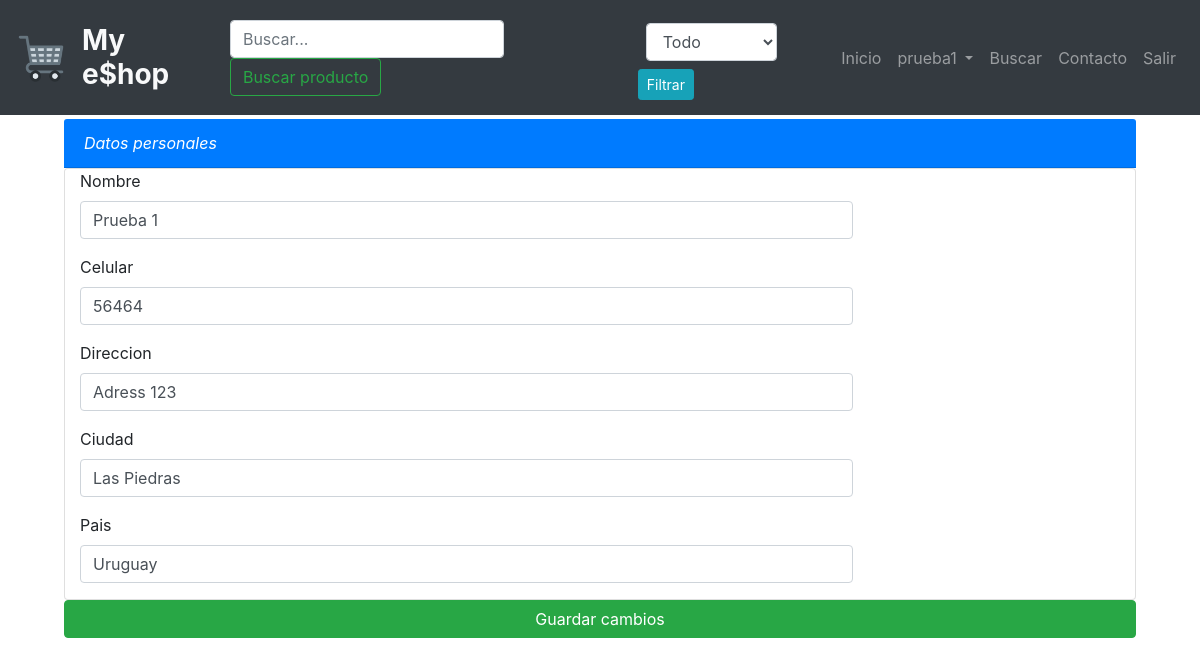
Page /user_account/ (signed in) on the committed database.
### user_account/models.py (models this page shows, shortened)
class Customer(models.Model):
    user = models.OneToOneField(User, on_delete=models.CASCADE, null=True )
    name = models.CharField(max_length=20, null=True)
    phone = models.CharField(max_length=20, null=True)
    address = models.TextField(null=True)
    country = models.CharField(max_length=20, null=True)
    city = models.CharField(max_length=20, null=True)
    email = models.EmailField(null=True)
    money = models.DecimalField(null=True, max_digits=6, decimal_places=2, default=0)

### user_account/views.py (the view)
# urls.py: path('', include('user_account.urls')),
@login_required(login_url='login')
def user_account(request):
    users = Customer.objects.filter(user=request.user).first()
    initial = {
        'name': users.name,
        'phone': users.phone,
        'address': users.address,
        'country': users.country,
        'city': users.city,
        'email': users.email
    }
    if request.method == "POST":
        form = UserAccount(request.POST)
        if form.is_valid():
            users = Customer.objects.filter(user=request.user).update(
                name=form.cleaned_data['name'],
                phone=form.cleaned_data['phone'],
                address=form.cleaned_data['address'],
                country=form.cleaned_data['country'],
                city=form.cleaned_data['city'],
                email=request.user.email
            )
            messages.success(request, "Saved ")
    else:
        form = UserAccount(initial=initial)
    return render(request, "user_account/user_account.html", {"form": form})

### user_account/forms.py
class UserAccount(forms.Form):
    name = forms.CharField(label='Nombre', max_length=20, widget=forms.TextInput(attrs={'class': 'form-control'}))
    phone = forms.CharField(max_length=20, label='Celular', widget=forms.TextInput(attrs={'class': 'form-control'}))
    address = forms.CharField(label='Direccion', widget=forms.TextInput(attrs={'class': 'form-control'}))
    country = forms.CharField(label='Pais', max_length=20, widget=forms.TextInput(attrs={'class': 'form-control'}))
    city = forms.CharField(label='Ciudad', max_length=20, widget=forms.TextInput(attrs={'class': 'form-control'}))

### user_account/templates/user_account/user_account.html (shortened to what this page needs)
{% extends "main/base.html" %}
{% block content %}
<div class="container">
    <form method="POST" class="form-horizontal" role="form">
    <div class="row m-1">
        <div class="col">
            <div class="card-header bg-primary text-white"><i class="fa fa-envelope"> Datos personales</i>
            </div>
            <div class="card">
                    <div class="form-group">
                        <label class="col-sm-3 control-label">{{ form.name.label }}</label>
                        <div class="col-sm-9">
                            {{ form.name }}
                        </div>
                    </div>
                    <div class="form-group">
                        <label class="col-sm-3 control-label">{{ form.phone.label }} </label>
                        <div class="col-sm-9">
                            {{ form.phone }}
                        </div>
                    </div>
                    <div class="form-group">
                        <label class="col-sm-3 control-label">{{ form.address.label }}</label>
                        <div class="col-sm-9">
                           {{ form.address }}
                        </div>
                    </div>
                    <div class="form-group">
                        <label class="col-sm-3 control-label">{{ form.city.label }}</label>
                        <div class="col-sm-9">
                           {{ form.city }}
                        </div>
                    </div>
                    <div class="form-group">
                        <label class="col-sm-3 control-label">{{ form.country.label }}</label>
                        <div class="col-sm-9">
                           {{ form.country }}
                        </div>
                    </div>
                    </div>
            <button type="submit" class="btn btn-success btn-block">Guardar cambios</button>
            </div>
        </div>
    </form>
</div>
{% endblock %}

### main/templates/main/nav_bar.html (shortened to what this page needs)
{% load static %}
<nav class="navbar navbar-expand-lg navbar-dark bg-dark sticky-top">
    <img src="{% static 'android-chrome-192x192.png' %}" style=" width: 50px; height: 50px;" >
  <h3 class="font-weight-bold text-light m-3">My e$hop </h3>
  <div class="collapse navbar-collapse " id="navbarSupportedContent" >
    <form class="form-inline my-2 my-lg-0 ml-auto" method="post" action="{% url 'search_product:search_product' %}">
          <input class="form-control mr-sm-2" type="text" placeholder="Buscar..." aria-label="Search" name="query" >
          <button class="btn btn-outline-success my-2 my-sm-0" type="submit">Buscar producto</button>
    </form>
      <div>
      <form  class="form-inline my-2 my-lg-0" method="POST" action="{% url 'category:search_category' %}">
        <div>
            <select class="form-control mr-sm-2 m-2" type="text" name="query">
                <option class="form-control" type=""  value=''>Todo</option>
            </select>
            <button class="btn btn-info btn-sm my-2 my-sm-0" type="submit">Filtrar</button>
        </div>
      </form>
    </div>
    <ul class="navbar-nav ml-auto">
        {% if user.is_authenticated %}
                  <li class="nav-item">
                    <a class="nav-link" href="/">Inicio</a>
                  </li>
                  <li class="nav-item dropdown ">
                    <a class="nav-link dropdown-toggle" href="#" id="navbarDropdown" role="button" data-toggle="dropdown" aria-haspopup="true" aria-expanded="false">
                      {{user.username}}
                    </a>
                  <li class="nav-item">
                    <a class="nav-link" href="/search_product">Buscar </a>
                  </li>
                  <li class="nav-item">
                    <a class="nav-link" href="/contact">Contacto</a>
                  </li>
                  <li class="nav-item ">
                    <a class="nav-link" href="/logout">Salir</a>
                  </li>
                  </li>
        {% endif %}
    </ul>
  </div>
</nav>

### rows in the picture
Customer: name "Prueba 1", phone "56464", address "Adress 123", city "Las Piedras", country "Uruguay"

### other values in the picture
{{ user.username }} "prueba1"
